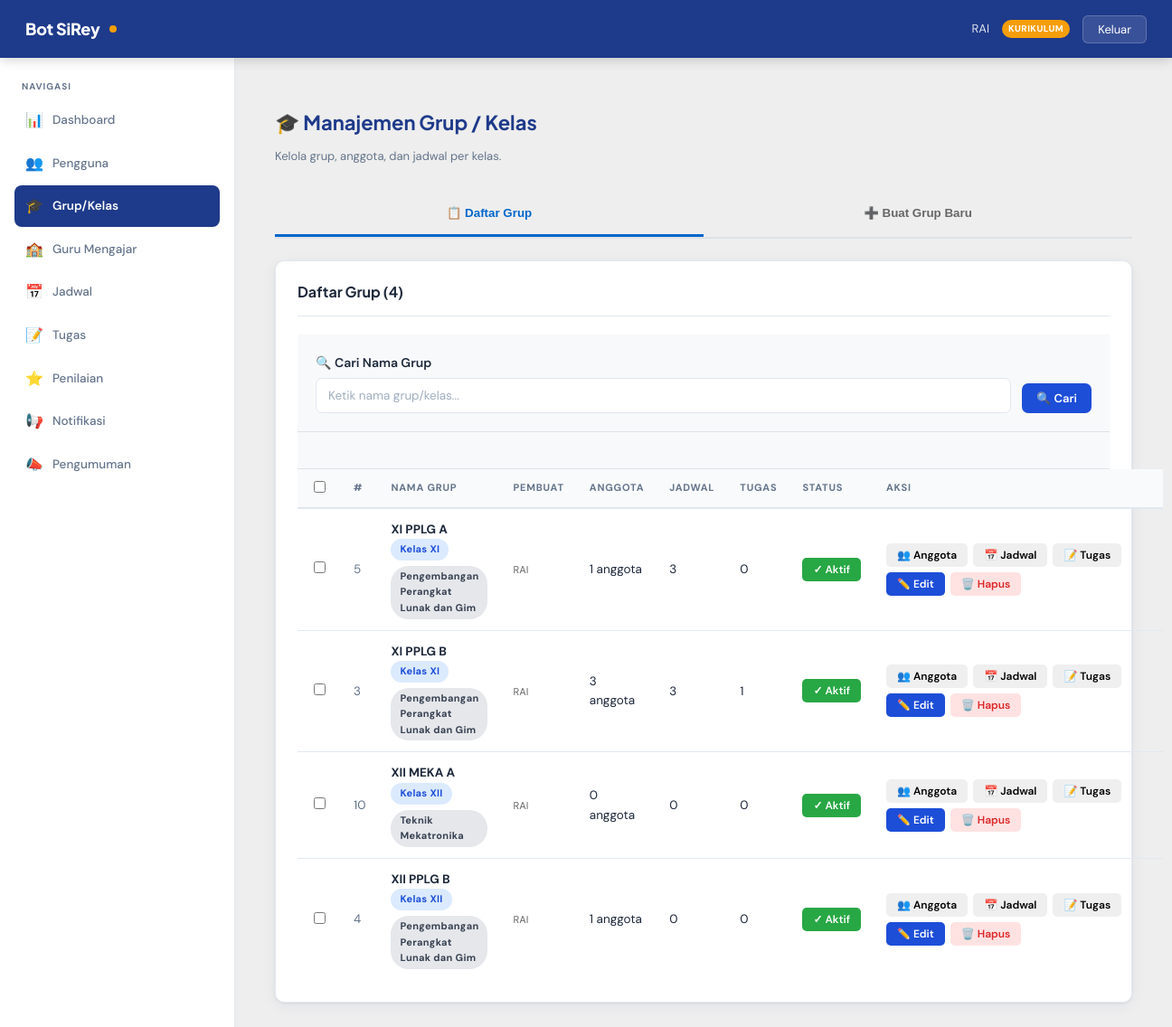
The page /dashboard/grup.php (signed in) on the database its author committed.
### tables this page shows
CREATE TABLE `grup_rayhanrp` (
  `grup_id` int(11) NOT NULL,
  `nama_grup` varchar(150) NOT NULL,
  `tingkat` tinyint(4) NOT NULL,
  `jurusan` enum('Teknik Pemesinan','Teknik Mekatronika','Teknik Kimia Industri','Pengembangan Perangkat Lunak dan Gim','Desain Komunikasi Visual','Animasi') NOT NULL,
  `deskripsi` text DEFAULT NULL,
  `pembuat_id` int(11) DEFAULT NULL,
  `aktif` tinyint(1) NOT NULL DEFAULT 1,
  `dibuat_pada` datetime NOT NULL DEFAULT current_timestamp(),
  `diubah_pada` datetime NOT NULL DEFAULT current_timestamp() ON UPDATE current_timestamp()
);

CREATE TABLE `akun_rayhanrp` (
  `akun_id` int(11) NOT NULL,
  `nis_nip` varchar(30) NOT NULL,
  `password` varchar(255) NOT NULL,
  `role` enum('admin','guru','siswa','kepala_sekolah','kurikulum') NOT NULL DEFAULT 'siswa',
  `nama_lengkap` varchar(150) NOT NULL,
  `jenis_kelamin` enum('L','P') DEFAULT NULL,
  `aktif` tinyint(1) NOT NULL DEFAULT 1,
  `dibuat_pada` datetime NOT NULL DEFAULT current_timestamp(),
  `diubah_pada` datetime NOT NULL DEFAULT current_timestamp() ON UPDATE current_timestamp()
);

### includes/auth.php (called while the page is built, shortened)
<?php
require_once __DIR__ . '/../koneksi.php';
function can(string $permission, array $admin): bool
{
    $role_rayhanrp = strtolower(trim((string)($admin['role'] ?? '')));
    $matriks_rayhanrp = [
        'view_dashboard'        => ['guru', 'admin', 'kurikulum', 'kepala_sekolah'],
        'view_users'            => ['admin', 'kepala_sekolah', 'kurikulum'],
        'create_user'           => ['admin'],
        'update_user'           => ['admin'],
        'delete_user'           => ['admin'],
        'reset_password'        => ['admin'],
        'view_grup'             => ['kurikulum', 'kepala_sekolah'],
        'create_grup'           => ['kurikulum'],
        'update_grup'           => ['kurikulum'],
        'delete_grup'           => ['kurikulum'],
        'view_jadwal'           => ['guru', 'kurikulum', 'kepala_sekolah'],
        'create_jadwal'         => ['kurikulum'],
        'update_jadwal'         => ['kurikulum'],
        'delete_jadwal'         => ['kurikulum'],
        'view_tugas'            => ['guru', 'kurikulum', 'kepala_sekolah'],
        'create_tugas'          => ['guru'],
        'update_tugas'          => ['guru'],
        'delete_tugas'          => ['guru'],
        'view_penilaian'        => ['guru', 'kurikulum', 'kepala_sekolah'],
        'update_penilaian'      => ['guru'],
        'view_notifikasi'       => ['kurikulum', 'kepala_sekolah'],
        'create_pengumuman'     => ['guru', 'kurikulum'],
        'view_pengumuman'       => ['guru', 'kurikulum', 'kepala_sekolah'],
        'view_audit_log'        => ['kepala_sekolah'],
        'view_mata_pelajaran'   => ['admin'],
        'manage_mata_pelajaran' => ['admin'],
        'manage_guru_mengajar'  => ['kurikulum'],
        'write_any'             => [],
    ];
    return in_array($role_rayhanrp, $matriks_rayhanrp[$permission] ?? [], true);
}

### koneksi.php (called while the page is built, shortened)
<?php
function sirey_getConfig(): array
{
    static $config = null;
    if ($config === null) {
        $config = require __DIR__ . '/config.php';
    }
    return $config;
}
function sirey_getDatabase(): mysqli
{
    static $db = null;
    if ($db === null) {
        $config = sirey_getConfig()['db'];
        $db = mysqli_connect(
            $config['host'],
            $config['username'],
            $config['password'],
            $config['database']
        );
        mysqli_set_charset($db, $config['charset']);
    }
    return $db;
}
function sirey_query(string $sql, string $types = '', mixed ...$params): mysqli_stmt|false
{
    $stmt = null;
    try {
        $db = sirey_getDatabase();
        $stmt = mysqli_prepare($db, $sql);
        if (!mysqli_stmt_execute($stmt)) {
            sirey_setLastDbError(mysqli_stmt_errno($stmt), mysqli_stmt_error($stmt));
            mysqli_stmt_close($stmt);
            return false;
        }
        return $stmt;
    } catch (Throwable $e) {
        if ($stmt instanceof mysqli_stmt) {
            mysqli_stmt_close($stmt);
        }
        $db = $db ?? null;
        $errno = (int)$e->getCode();
        $message = $e->getMessage();
        if ($errno <= 0 && $db instanceof mysqli) {
            $errno = mysqli_errno($db);
            $message = mysqli_error($db) ?: $message;
        }
        sirey_setLastDbError($errno, $message);
        error_log('sirey_query: ' . $message);
        return false;
    }
}
function sirey_fetchAll(mysqli_stmt|false $stmt): array
{
    $result = mysqli_stmt_get_result($stmt);
    $rows = [];
    while ($row = mysqli_fetch_assoc($result)) {
        $rows[] = $row;
    }
    return $rows;
}

### dashboard/grup.php (the view, shortened to what this page needs)
<?php
require_once __DIR__ . '/../includes/auth.php';
        ?>
            <?php
require_once __DIR__ . '/_layout.php';
$bisa_buat_grup_rayhanrp = can('create_grup', $data_admin_rayhanrp);
$bisa_update_grup_rayhanrp = can('update_grup', $data_admin_rayhanrp);
$bisa_hapus_grup_rayhanrp = can('delete_grup', $data_admin_rayhanrp);
$deskripsi_halaman_rayhanrp = match ($data_admin_rayhanrp['role']) {
    'guru' => 'Hanya kelas yang Anda ajar yang ditampilkan. Halaman ini read-only.',
    'kepala_sekolah' => 'Mode baca saja untuk pemantauan grup, anggota, jadwal, dan tugas.',
    default => 'Kelola grup, anggota, dan jadwal per kelas.',
};
$teks_pencarian_rayhanrp = trim((string)($_POST['search'] ?? ''));
$sql = 'SELECT g.grup_id, g.nama_grup, g.tingkat, g.jurusan, g.deskripsi, g.pembuat_id, g.aktif, a.nama_lengkap AS pembuat_nama,
                COUNT(DISTINCT ga.akun_id) AS jml_anggota,
                COUNT(DISTINCT gm.id) AS jml_jadwal,
                COUNT(DISTINCT t.tugas_id) AS jml_tugas
         FROM grup_rayhanrp g
         LEFT JOIN akun_rayhanrp a ON g.pembuat_id = a.akun_id
         LEFT JOIN grup_anggota_rayhanrp ga ON g.grup_id = ga.grup_id
         LEFT JOIN guru_mengajar_rayhanrp gm ON g.grup_id = gm.grup_id AND gm.hari IS NOT NULL
         LEFT JOIN tugas_rayhanrp t ON g.grup_id = t.grup_id';
$query_params_rayhanrp = [];
$param_types_rayhanrp = '';
$sql .= ' GROUP BY g.grup_id, g.nama_grup, g.tingkat, g.jurusan, g.deskripsi, g.pembuat_id, g.aktif, a.nama_lengkap ORDER BY g.nama_grup ASC';
if (!empty($query_params_rayhanrp)) {
    $daftar_grup_rayhanrp = sirey_fetchAll(sirey_query($sql, $param_types_rayhanrp, ...$query_params_rayhanrp));
} else {
    $daftar_grup_rayhanrp = sirey_fetchAll(sirey_query($sql));
}
?>
<div class="page-header">
  <h2>🎓 Manajemen Grup / Kelas</h2>
  <p><?php echo htmlspecialchars($deskripsi_halaman_rayhanrp); ?></p>
</div>
<div style="display:flex; border-bottom:2px solid #dee2e6; margin-bottom:24px;">
  <button type="button" onclick="switchMainTab('daftar')" id="maintab-daftar"
          style="flex:1; padding:16px; text-align:center; font-weight:bold;
                 color:#666; cursor:pointer; border-bottom:3px solid transparent;
                 background:transparent; border:none; transition:all 0.3s;">
    📋 Daftar Grup
  </button>
  <?php if ($bisa_buat_grup_rayhanrp): ?>
  <button type="button" onclick="switchMainTab('buat')" id="maintab-buat"
          style="flex:1; padding:16px; text-align:center; font-weight:bold;
                 color:#666; cursor:pointer; border-bottom:3px solid transparent;
                 background:transparent; border:none; transition:all 0.3s;">
    ➕ Buat Grup Baru
  </button>
  <?php endif; ?>
</div>
<div id="maincontent-daftar" style="display:block;">
  <div class="card">
    <div class="card-header">
      <h3>Daftar Grup (<?php echo count($daftar_grup_rayhanrp); ?>)</h3>
    </div>
    <div style="padding:20px; background:#f8f9fa; border-bottom:1px solid #dee2e6;">
      <form method="POST" id="grupSearchForm" style="display:flex; gap:12px; align-items:flex-end; flex-wrap:wrap;">
        <div style="flex:1; min-width:200px;">
          <label class="form-label" style="display:block; font-size:14px; margin-bottom:6px;">
            🔍 Cari Nama Grup
          </label>
          <input
            type="text"
            name="search"
            class="form-control"
            placeholder="Ketik nama grup/kelas..."
            value="<?php echo htmlspecialchars($teks_pencarian_rayhanrp); ?>"
            style="width:100%;"
          >
        </div>
        <div style="display:flex; gap:8px;">
          <button type="submit" class="btn btn-primary" style="padding:8px 16px;">
            🔍 Cari
          </button>
        </div>
      </form>
    </div>
    <?php if (empty($daftar_grup_rayhanrp)): ?>
      <div class="empty-state">
        <div class="empty-icon">🎓</div>
        <p><?php echo $teks_pencarian_rayhanrp !== '' ? 'Tidak ada grup yang cocok dengan pencarian Anda.' : 'Belum ada grup.'; ?></p>
      </div>
    <?php else: ?>
      <?php if ($bisa_hapus_grup_rayhanrp): ?>
      <div style="padding:20px; background:#f8f9fa; border-bottom:1px solid #dee2e6;">
      </div>
      <?php endif; ?>
      <table class="data-table" style="width:100%; border-collapse:collapse;">
        <thead>
          <tr>
            <?php if ($bisa_hapus_grup_rayhanrp): ?>
            <th style="width:40px;"><input type="checkbox" id="selectAllCheckbox" onchange="toggleSelectAll(this)"></th>
            <?php endif; ?>
            <th>#</th>
            <th>Nama Grup</th>
            <th>Pembuat</th>
            <th>Anggota</th>
            <th>Jadwal</th>
            <th>Tugas</th>
            <th>Status</th>
            <th>Aksi</th>
          </tr>
        </thead>
        <tbody>
          <?php foreach ($daftar_grup_rayhanrp as $item_grup_rayhanrp): ?>
            <tr>
              <?php if ($bisa_hapus_grup_rayhanrp): ?>
              <td style="width:40px; text-align:center;">
                <input type="checkbox" class="grupCheckbox" value="<?php echo $item_grup_rayhanrp['grup_id']; ?>"
                       onchange="updateBulkDeleteUI()">
              </td>
              <?php endif; ?>
              <td style="color:var(--clr-muted); vertical-align:middle;">
                <?php echo (int)$item_grup_rayhanrp['grup_id']; ?>
              </td>
              <td style="vertical-align:middle;">
                <strong><?php echo htmlspecialchars($item_grup_rayhanrp['nama_grup']); ?></strong>
                <br><small style="color:var(--clr-muted); display:inline-flex; align-items:center; gap:6px; flex-wrap:wrap;">
                  <span class="badge badge-info">
                    <?php
                      $tingkat_label = match((int)($item_grup_rayhanrp['tingkat'] ?? 0)) {
                        10 => 'Kelas X',
                        11 => 'Kelas XI',
                        12 => 'Kelas XII',
                        default => 'Kelas X'
                      };
                      echo htmlspecialchars($tingkat_label);
                    ?>
                  </span>
                  <span class="badge badge-secondary">
                    <?php echo htmlspecialchars($item_grup_rayhanrp['jurusan'] ?? '-'); ?>
                  </span>
                </small>
              </td>
              <td style="vertical-align:middle;">
                <small style="color:#666;">
                  <?php echo htmlspecialchars($item_grup_rayhanrp['pembuat_nama'] ?? '-'); ?>
                </small>
              </td>
              <td><?php echo (int)$item_grup_rayhanrp['jml_anggota']; ?> anggota</td>
              <td><?php echo (int)$item_grup_rayhanrp['jml_jadwal']; ?></td>
              <td><?php echo (int)$item_grup_rayhanrp['jml_tugas']; ?></td>
              <td style="vertical-align:middle; text-align:center;">
                <?php if ($bisa_update_grup_rayhanrp): ?>
                  <button type="button" class="btn btn-sm"
                          style="<?php echo (int)$item_grup_rayhanrp['aktif'] === 1 ? 'background:#28a745; color:white;' : 'background:#dc3545; color:white;'; ?>"
                          onclick="toggleGrupStatus(<?php echo (int)$item_grup_rayhanrp['grup_id']; ?>, <?php echo (int)$item_grup_rayhanrp['aktif']; ?>)">
                    <?php echo (int)$item_grup_rayhanrp['aktif'] === 1 ? '✓ Aktif' : '✕ Non-Aktif'; ?>
                  </button>
                <?php else: ?>
                  <span style="<?php echo (int)$item_grup_rayhanrp['aktif'] === 1 ? 'color:#28a745; font-weight:bold;' : 'color:#dc3545; font-weight:bold;'; ?>">
                    <?php echo (int)$item_grup_rayhanrp['aktif'] === 1 ? '✓ Aktif' : '✕ Non-Aktif'; ?>
                  </span>
                <?php endif; ?>
              </td>
              <td style="min-width:320px;">
                <div style="display:flex; flex-wrap:wrap; gap:6px; align-items:center;">
                  <button type="button" class="btn btn-info btn-sm"
                          onclick="openAnggotaModal(<?php echo (int)$item_grup_rayhanrp['grup_id']; ?>, <?php echo htmlspecialchars(json_encode($item_grup_rayhanrp['nama_grup']), ENT_QUOTES, 'UTF-8'); ?>)">
                    👥 Anggota
                  </button>
                  <button type="button" class="btn btn-warning btn-sm"
                          onclick="openJadwalModal(<?php echo (int)$item_grup_rayhanrp['grup_id']; ?>, <?php echo htmlspecialchars(json_encode($item_grup_rayhanrp['nama_grup']), ENT_QUOTES, 'UTF-8'); ?>)">
                    📅 Jadwal
                  </button>
                  <button type="button" class="btn btn-success btn-sm"
                          onclick="openTugasModal(<?php echo (int)$item_grup_rayhanrp['grup_id']; ?>, <?php echo htmlspecialchars(json_encode($item_grup_rayhanrp['nama_grup']), ENT_QUOTES, 'UTF-8'); ?>)">
                    📝 Tugas
                  </button>
                  <?php if ($bisa_update_grup_rayhanrp): ?>
                  <button type="button" class="btn btn-primary btn-sm"
                          onclick='openEditModal(<?php echo json_encode($item_grup_rayhanrp); ?>)'>
                    ✏️ Edit
                  </button>
                  <?php endif; ?>
                  <?php if ($bisa_hapus_grup_rayhanrp): ?>
                  <form method="POST" style="display:inline" onsubmit="return confirm('Hapus grup ini? Semua jadwal dan tugas terkait akan ikut terhapus.')">
                    <button type="submit" class="btn btn-danger btn-sm">
                      🗑️ Hapus
                    </button>
                  </form>
                  <?php endif; ?>
                </div>
              </td>
            </tr>
          <?php endforeach; ?>
        </tbody>
      </table>
    <?php endif; ?>
  </div>
</div>

### rows shown on the page
grup_rayhanrp: grup_id "5", nama_grup "XI PPLG A", tingkat "Kelas XI", jurusan "Pengembangan Perangkat Lunak dan Gim", pembuat.nama_lengkap "RAI", jml_anggota "1", jml_jadwal "3", jml_tugas "0", aktif "✓ Aktif"
grup_rayhanrp: grup_id "3", nama_grup "XI PPLG B", tingkat "Kelas XI", jurusan "Pengembangan Perangkat Lunak dan Gim", pembuat.nama_lengkap "RAI", jml_anggota "3", jml_jadwal "3", jml_tugas "1", aktif "✓ Aktif"
grup_rayhanrp: grup_id "10", nama_grup "XII MEKA A", tingkat "Kelas XII", jurusan "Teknik Mekatronika", pembuat.nama_lengkap "RAI", jml_anggota "0", jml_jadwal "0", jml_tugas "0", aktif "✓ Aktif"
grup_rayhanrp: grup_id "4", nama_grup "XII PPLG B", tingkat "Kelas XII", jurusan "Pengembangan Perangkat Lunak dan Gim", pembuat.nama_lengkap "RAI", jml_anggota "1", jml_jadwal "0", jml_tugas "0", aktif "✓ Aktif"

### other values the page prints
$data_admin_rayhanrp['name'] "RAI"
str_replace('_', ' ', $data_admin_rayhanrp['role']) "KURIKULUM"
$item['icon'] "📊"
$item['label'] "Dashboard"
$item['icon'] "👥"
$item['label'] "Pengguna"
$item['icon'] "🎓"
$item['label'] "Grup/Kelas"
$item['icon'] "🏫"
$item['label'] "Guru Mengajar"
$item['icon'] "📅"
$item['label'] "Jadwal"
$item['icon'] "📝"
$item['label'] "Tugas"
$item['icon'] "⭐"
